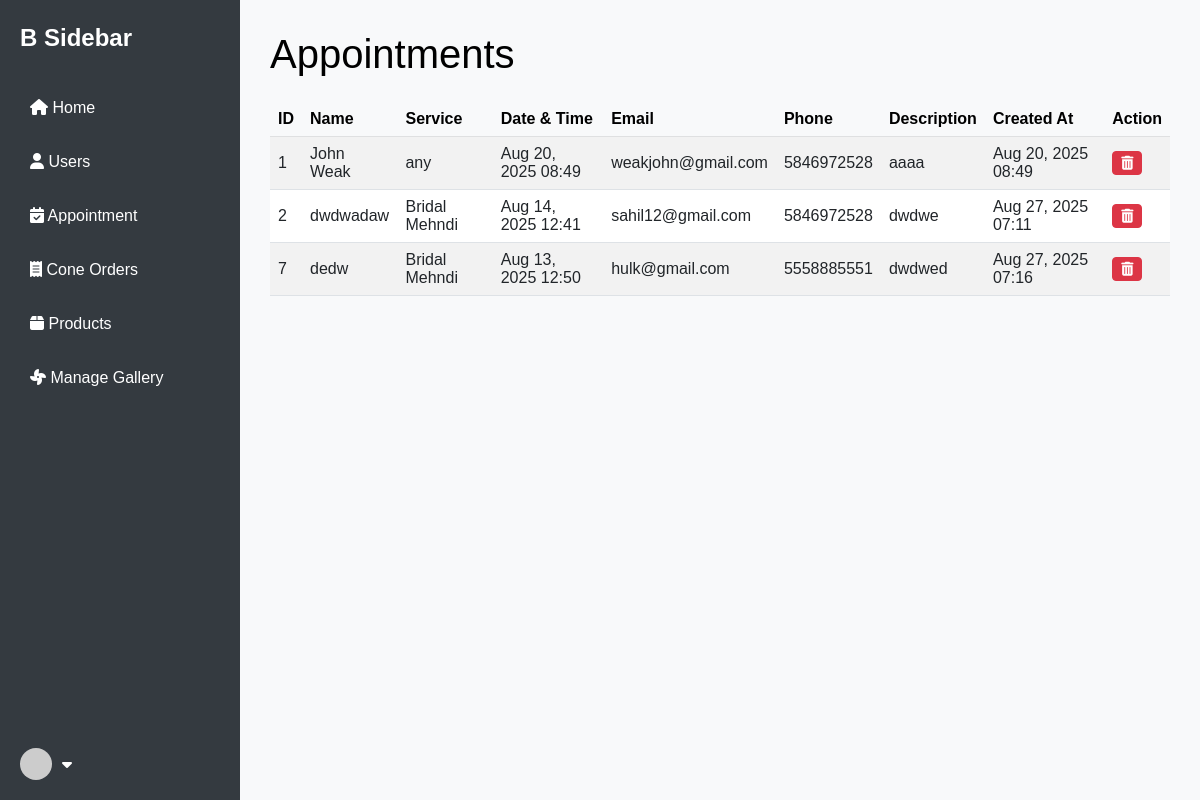
Page /Appointment_booking_list/ on the earlier database version.
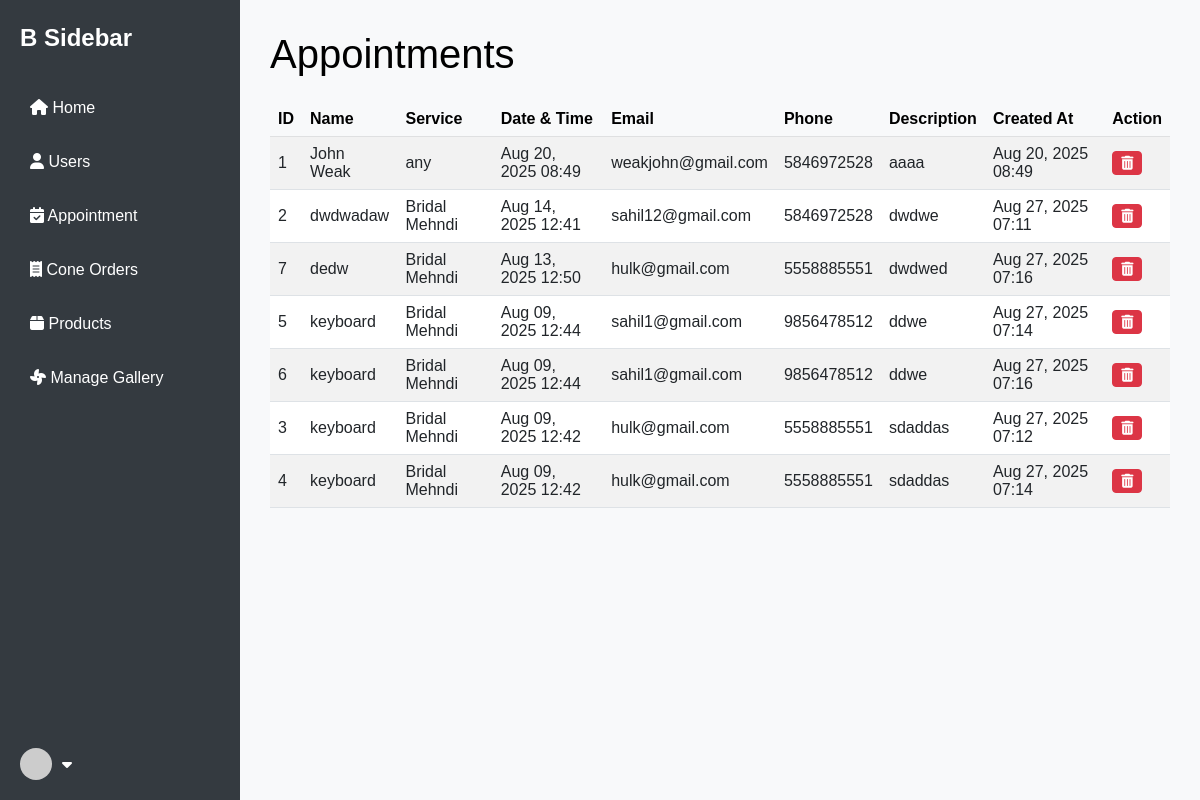
Same page on the later database version.
### ClientApp/models.py (models this page shows, shortened)
class Booking(models.Model):
    service = models.CharField(max_length=100)
    datetime = models.DateTimeField()
    email = models.EmailField()
    name = models.CharField(max_length=100)
    phone = models.CharField(max_length=15)
    description = models.TextField(blank=True)
    created_at = models.DateTimeField(auto_now_add=True)

### ClientApp/views.py (the view)
# urls.py: path('Appointment_booking_list/', views.booking_list, name="Appointment_booking_list"),
def booking_list(request):
    bookings = Booking.objects.all().order_by('-datetime')  # latest first
    return render(request, 'app/admin/Appointment_booking_list.html', {'bookings': bookings})

### ClientApp/templates/app/admin/Appointment_booking_list.html (shortened to what this page needs)
{% extends 'app/admin/admin.html' %}
{% load static %}
{% block content %}
<h1 class="mb-4 text-black">Appointments</h1>
{% if bookings %}
  <table class="table table-striped align-middle">
    <thead class="table-light">
      <tr>
        <th>ID</th>
        <th>Name</th>
        <th>Service</th>
        <th>Date & Time</th>
        <th>Email</th>
        <th>Phone</th>
        <th>Description</th>
        <th>Created At</th>
        <th>Action</th>
      </tr>
    </thead>
    <tbody>
      {% for booking in bookings %}
        <tr>
          <td>{{ booking.id }}</td>
          <td>{{ booking.name }}</td>
          <td>{{ booking.service }}</td>
          <td>{{ booking.datetime|date:"M d, Y H:i" }}</td>
          <td>{{ booking.email }}</td>
          <td>{{ booking.phone }}</td>
          <td>{{ booking.description|default:"-" }}</td>
          <td>{{ booking.created_at|date:"M d, Y H:i" }}</td>
          <td>
            <form action="{% url 'delete_booking' booking.id %}" method="post" style="display:inline;">
              <button type="submit" class="btn btn-sm btn-danger" onclick="return confirm('Delete this booking?');">
                <i class="fas fa-trash-alt"></i>
              </button>
            </form>
          </td>
        </tr>
      {% endfor %}
    </tbody>
  </table>
{% else %}
  <div class="alert alert-warning">No appointments found.</div>
{% endif %}
{% endblock %}

### ClientApp/templates/app/admin/admin.html (shortened to what this page needs)
{% load static %}
<html lang="en">
<head>
  <link rel="stylesheet" href="https://cdnjs.cloudflare.com/ajax/libs/font-awesome/6.5.0/css/all.min.css">
  <link rel="stylesheet" href="https://cdn.jsdelivr.net/npm/bootstrap@5.3.0/dist/css/bootstrap.min.css">
  <link rel="stylesheet" href="{% static 'css/admin_dashboard.css' %}">
</head>
<body>
  <div class="layout">
    <div class="sidebar">
      <div class="brand">
        <span class="logo">B</span> Sidebar
      </div>
      <nav>
        <a href="{% url 'admin_dashboard' %}" class="{% if request.path == '/dashboard/' %}active{% endif %}">
          <i class="fas fa-home"></i> Home
        </a>
        <a href="#" class="{% if request.path == '/customers/' %}active{% endif %}">
          <i class="fas fa-user"></i> Users
        </a>
        <a href="{% url 'Appointment_booking_list' %}" class="{% if request.path == '/appointments/' %}active{% endif %}">
          <i class="fas fa-calendar-check"></i> Appointment
        </a>
        <a href="#" class="{% if request.path == '/orders/' %}active{% endif %}">
          <i class="fas fa-receipt"></i> Cone Orders
        </a>
        <a href="#" class="{% if request.path == '/products/' %}active{% endif %}">
          <i class="fas fa-box"></i> Products
        </a>
        <a href="#" class="{% if request.path == '/customers/' %}active{% endif %}">
          <i class="fa-solid fa-fan"></i> Manage Gallery
        </a>
      </nav>
      <div class="user-info">
        <img src="https://i.pravatar.cc/32" alt="user photo">
        <span>{{ user.username }} <i class="fas fa-caret-down"></i></span>
      </div>
    </div>
    <div class="main-content">
      {% block content %}{% endblock %}
    </div>
  </div>
</body>
</html>

### ClientApp/static/css/admin_dashboard.css (style rules this page uses)
body { margin: 0; font-family: 'Poppins', sans-serif; background-color: #f8f9fa; }
.layout { display: flex; height: 100vh; }
.sidebar { width: 20%; background-color: #343a40; color: white; display: flex; flex-direction: column; padding: 20px; }
.sidebar .brand { font-size: 24px; font-weight: bold; margin-bottom: 30px; }
.sidebar nav a { display: block; color: white; padding: 10px; margin-bottom: 10px; text-decoration: none; border-radius: 4px; transition: background 0.2s ease-in-out; }
.user-info { margin-top: auto; display: flex; align-items: center; gap: 10px; }
.user-info img { border-radius: 50%; }
.main-content { width: 80%; padding: 30px; overflow-y: auto; }

Differences in the rows shown:
added Booking: id "5", name "keyboard", service "Bridal Mehndi", datetime "Aug 09, 2025 12:44", email "sahil1@gmail.com", phone "9856478512", description "ddwe", created_at "Aug 27, 2025 07:14"
added Booking: id "6", name "keyboard", service "Bridal Mehndi", datetime "Aug 09, 2025 12:44", email "sahil1@gmail.com", phone "9856478512", description "ddwe", created_at "Aug 27, 2025 07:16"
added Booking: id "3", name "keyboard", service "Bridal Mehndi", datetime "Aug 09, 2025 12:42", email "hulk@gmail.com", phone "5558885551", description "sdaddas", created_at "Aug 27, 2025 07:12"
added Booking: id "4", name "keyboard", service "Bridal Mehndi", datetime "Aug 09, 2025 12:42", email "hulk@gmail.com", phone "5558885551", description "sdaddas", created_at "Aug 27, 2025 07:14"
